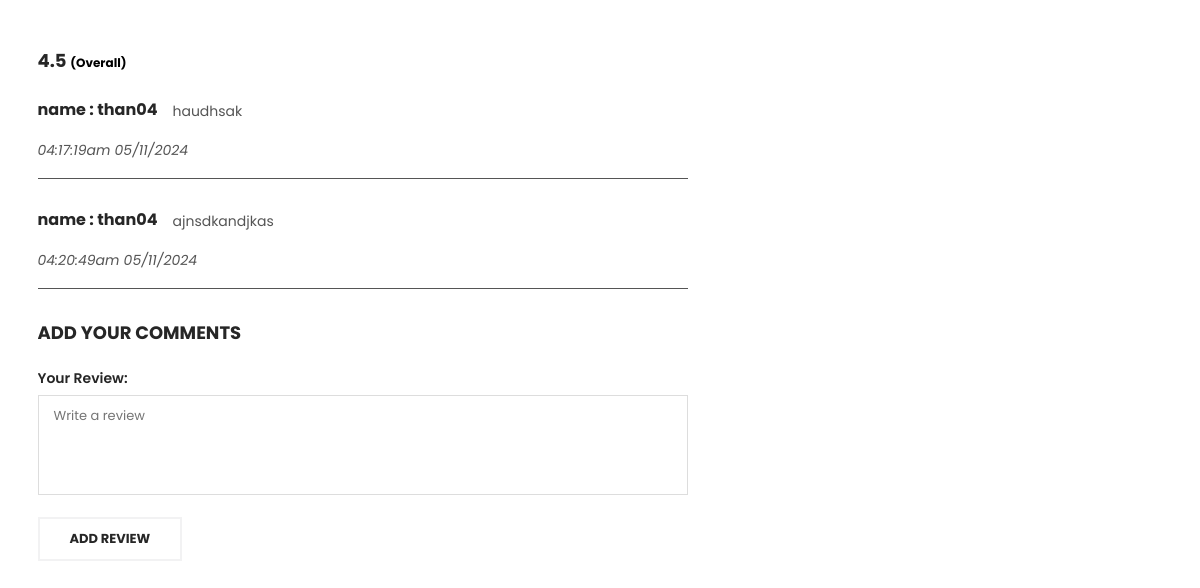
Page /font_end/bl_sp.php?idpro=2 on the committed database.
### tables this page shows
CREATE TABLE `binhluan` (
  `id_bl` int NOT NULL,
  `content_bl` varchar(255) NOT NULL,
  `id_user` int NOT NULL,
  `id_pro` int NOT NULL,
  `date_bl` varchar(30) NOT NULL,
  `user_name` varchar(50) NOT NULL,
  `role_tk` int NOT NULL
);

### model/pdo.php (called while the page is built, shortened)
<?php
function pdo_get_connection()
{
    $dburl = "mysql:host=localhost;dbname=db_chung;charset=utf8";
    $username = 'root';
    $password = '';
    $conn = new PDO($dburl, $username, $password);
    $conn->setAttribute(PDO::ATTR_ERRMODE, PDO::ERRMODE_EXCEPTION);
    return $conn;
}
function pdo_query($sql)
{
    $sql_args = array_slice(func_get_args(), 1);
    try {
        $conn = pdo_get_connection();
        $stmt = $conn->prepare($sql);
        $stmt->execute($sql_args);
        $rows = $stmt->fetchAll();
        return $rows;
    } catch (PDOException $e) {
        throw $e;
    } finally {
        unset($conn);
    }
}

### model/binhluan.php (called while the page is built, shortened)
<?php
      function load_bl_all($idpro)
    {
        $sql = "select * from binhluan where id_pro='".$idpro."' order by id_bl asc";
            $listDM = pdo_query($sql);
            return $listDM;
    }
?>

### font_end/bl_sp.php (the view, shortened to what this page needs)
<?php
include "../model/pdo.php";
include "../model/binhluan.php";
$idpro = $_REQUEST['idpro'];
$dsbl = load_bl_all($idpro);
?>
<!DOCTYPE html>
<html class="no-js" lang="zxx">
<head>
    <link href="../assets_fontend/css/vendor/bootstrap.min.css" rel="stylesheet">
    <link href="../assets_fontend/css/vendor/font-awesome.css" rel="stylesheet">
    <link href="../assets_fontend/css/plugins.css" rel="stylesheet">
    <link href="../assets_fontend/css/helper.min.css" rel="stylesheet">
    <link href="../assets_fontend/css/style.css" rel="stylesheet">
</head>
<body>
    <div id="page-content-wrapper" style="padding: 0;">
        <div class="container">
            <div class="row">
                <div class="col-lg-12">
                    <div class="single-product-page-content">
                        <div class="row">
                            <div class="col-lg-12">
                                <div class="product-full-info-reviews">
                                    <div class="tab-content" id="nav-tabContent" style="padding: 0px;">
                                        <div class="row">
                                            <div class="col-lg-7">
                                                <div class="product-ratting-wrap">
                                                    <div class="pro-avg-ratting">
                                                        <h4>4.5 <span>(Overall)</span></h4>
                                                    </div>
                                                    <div class="rattings-wrapper">
                                                        <?php
                                                        foreach ($dsbl as $key) {
                                                            extract($key);
                                                            if ($role_tk == 0) {
                                                                echo '
                                                            <div class="sin-rattings">
                                                            <div class="ratting-author" style=" margin-bottom: 30px;border-bottom: 1px solid;padding-bottom: 16px;">
                                                                <h3 style="padding-top:2px;">name : ' . $user_name . '</h3>
                                                                <p>' . $content_bl . '</p>
                                                                <i>' . $date_bl . '</i>
                                                            </div>
                                                            </div>
                                                            ';
                                                            }
                                                        }
                                                        ?>
                                                    </div>
                                                    <div class="ratting-form-wrapper">
                                                        <h3>Add your Comments</h3>
                                                        <form action="<?= $_SERVER['PHP_SELF']; ?>" method="post">
                                                            <div class="ratting-form row">
                                                                <div class="col-12 mb-4">
                                                                    <label for="your-review">Your Review:</label>
                                                                    <textarea name="text_bl" id="your-review"
                                                                        placeholder="Write a review"></textarea>
                                                                </div>
                                                                <div class="col-12">
                                                                    <input name="submit_bl" value="add review"
                                                                        type="submit">
                                                                </div>
                                                            </div>
                                                        </form>
                                                    </div>
                                                </div>
                                            </div>
                                        </div>
                                    </div>
                                </div>
                            </div>
                        </div>
                    </div>
                </div>
            </div>
        </div>
    </div>
</body>
</html>

### rows in the picture
binhluan: user_name "than04", content_bl "haudhsak", date_bl "04:17:19am 05/11/2024"
binhluan: user_name "than04", content_bl "ajnsdkandjkas", date_bl "04:20:49am 05/11/2024"
